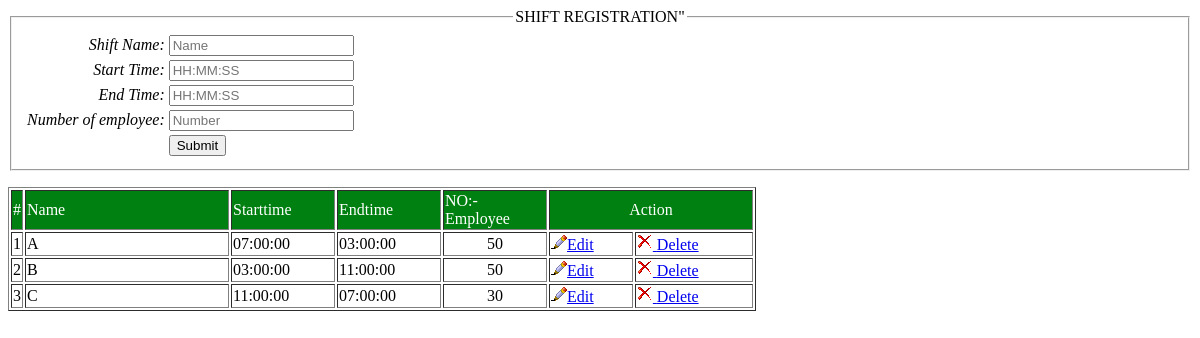
Page /configuration/shift.php on the committed database.
### tables this page shows
CREATE TABLE `shift` (
  `id` int(3) NOT NULL AUTO_INCREMENT,
  `name` varchar(10) NOT NULL,
  `starttime` time NOT NULL,
  `endtime` time NOT NULL,
  `status` int(1) NOT NULL DEFAULT '1',
  `noemployee` int(10) NOT NULL,
  PRIMARY KEY (`id`)
);

### configuration/shift.php (the view, shortened to what this page needs)
		<form action="#" method="post" name="frmShift" onSubmit="return validateData()">
	<fieldset>
		<legend align="center">SHIFT REGISTRATION"</legend>
		<table>
		<tr><td align = 'right'><i>Shift Name:</i></td><td><input type="text" id="name" name="name" placeholder="Name"/></td></tr>
		<tr><td align = 'right'><i>Start Time:</i></td><td><input type="text" id="starttime" name="starttime" style="cursor:pointer" placeholder="HH:MM:SS"/></td></tr>
		<tr><td align = 'right'><i>End Time:</i></td><td><input type="text" id="endtime" name="endtime" style="cursor:pointer" placeholder="HH:MM:SS"/></td></tr>
		<tr><td align = 'right'><i>Number of employee:</i></td><td><input type="text" id="noemployee" name="noemployee" placeholder="Number"/></td></tr>
		<tr><td></td><td>
		<input type="submit" id="btnSubmit" value="Submit" name="btnSubmit"/></td></tr>
		</table>
	</fieldset>
</form>
<link rel="stylesheet" type="text/css" href="jquery/jquery.timepicker.css" />
<?php
	$query = mysql_query("SELECT * FROM shift where status='1'");
	if(mysql_num_rows($query)>0){
	echo "<table border='1'><tr style='color:#ffffff; background-color:#008010'><td>#</td><td style='width:200px'>Name</td><td style='width:100px'>Starttime</td> <td style='width:100px'>Endtime</td><td style='width:100px'>NO:- Employee</td><td colspan='2' align = 'center' style='width:200px'>Action</td></tr>";
	$i = 1;
	while($row= mysql_fetch_array($query))
	{
		if($i% 2 == 0) echo '<tr class="even">'; else echo '<tr class="odd">';
		echo "<td>$i</td>";
		echo "<td>{$row['name']}</td>";
		echo "<td>{$row['starttime']}</td>";
		echo "<td>{$row['endtime']}</td>";
		echo "<td align = 'center'>{$row['noemployee']}</td>";
		echo "<td><a href='?opt=edit_shift&editid={$row['id']}'><img src='images/edit.png'alt='edit' />Edit</a></td>";
		echo "<td><a href='?opt=shift&delid={$row['id']}' onclick='return del()' ><img src='images/delete.png' alt=delete/> Delete</a></td>";
		echo "</tr>";
		$i++;
	}
	echo "</table>";
	}
	else echo "No registered shift";
?>

### rows in the picture
shift: name "A", starttime "07:00:00", endtime "03:00:00", noemployee "50"
shift: name "B", starttime "03:00:00", endtime "11:00:00", noemployee "50"
shift: name "C", starttime "11:00:00", endtime "07:00:00", noemployee "30"
